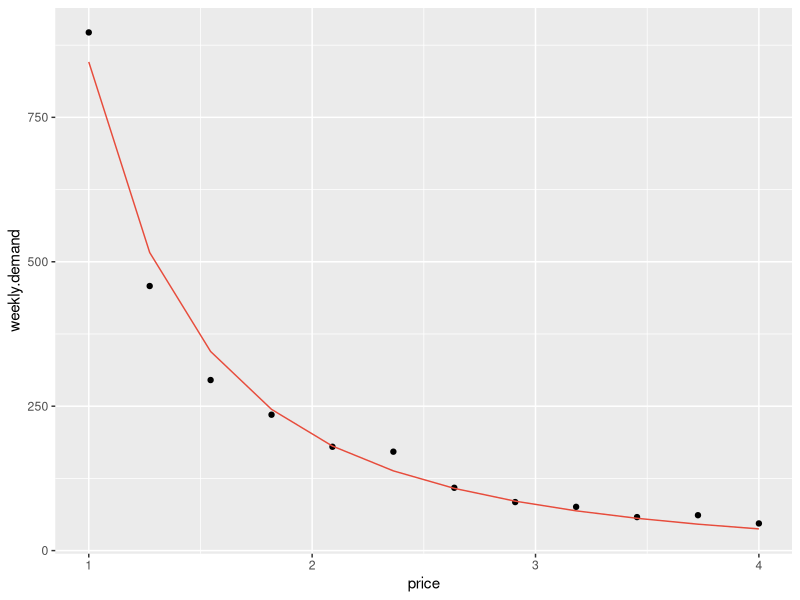
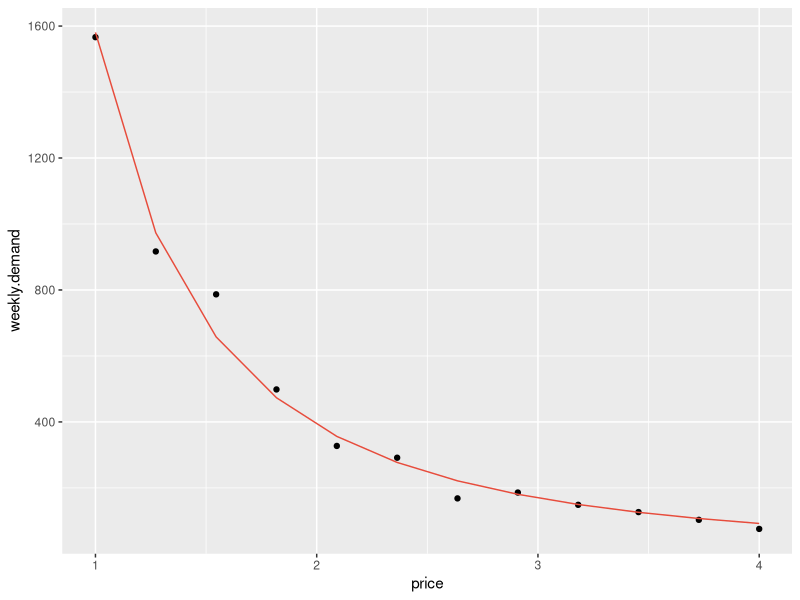
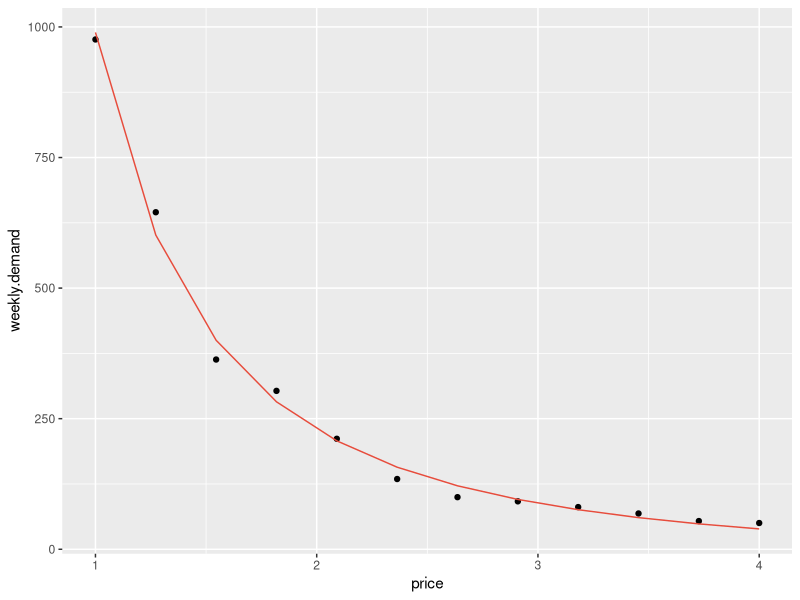
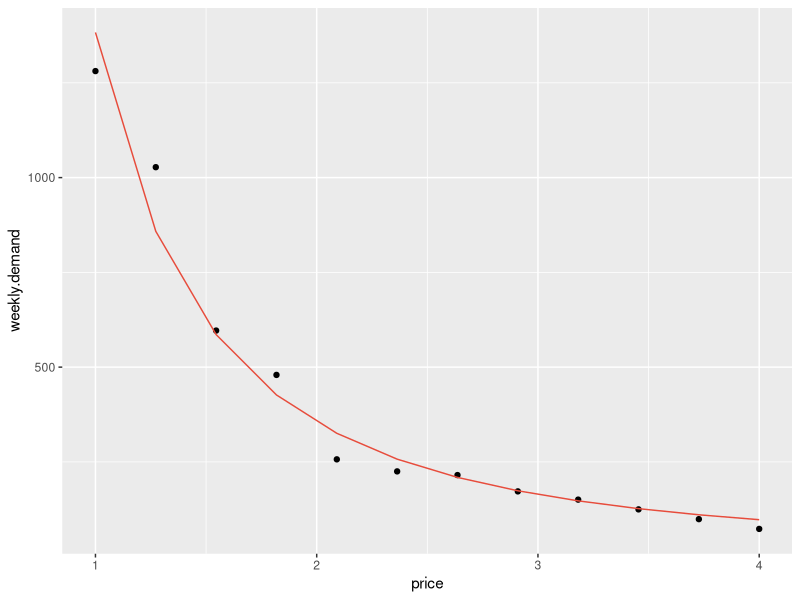
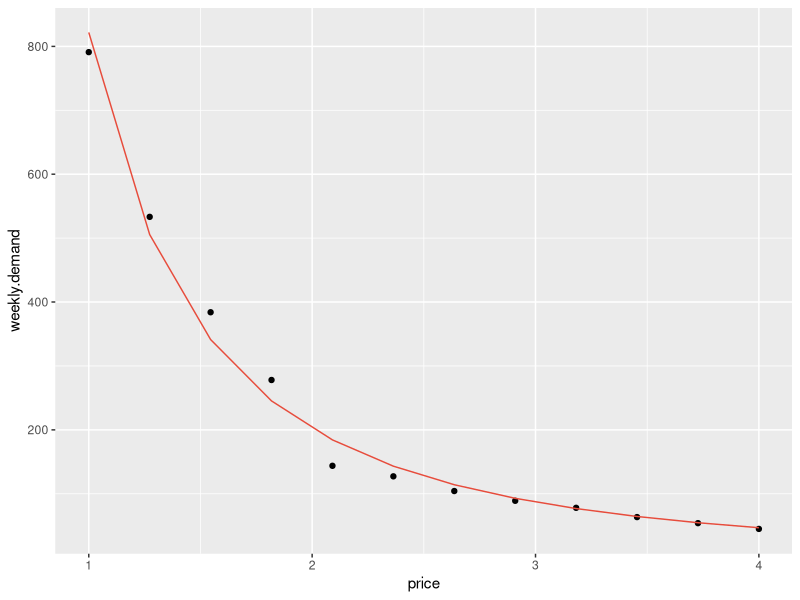
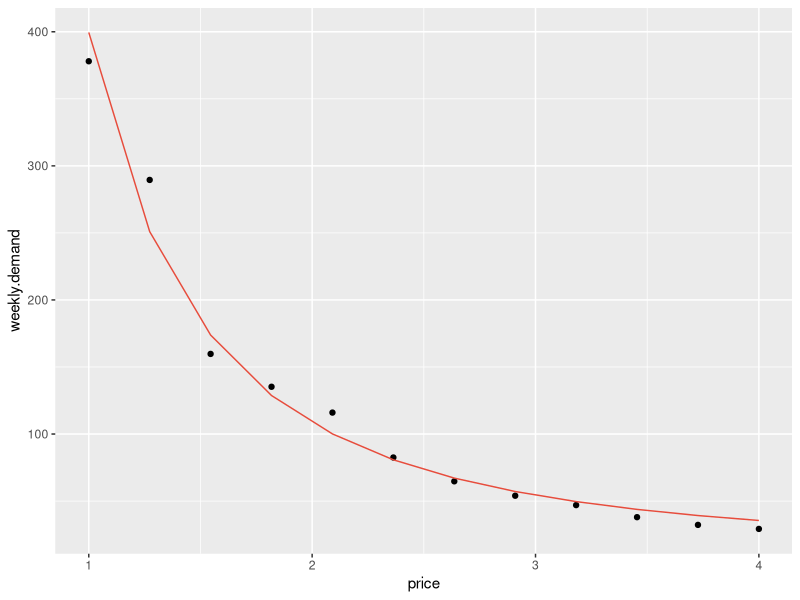
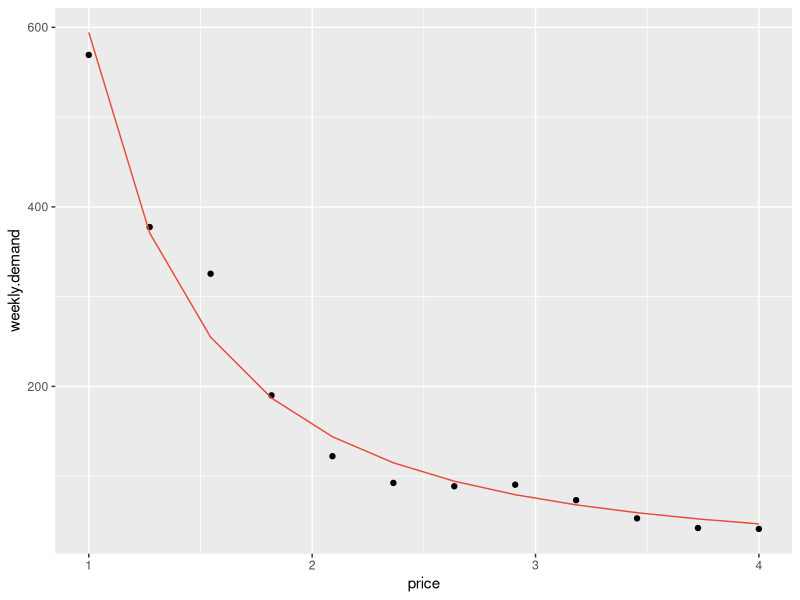
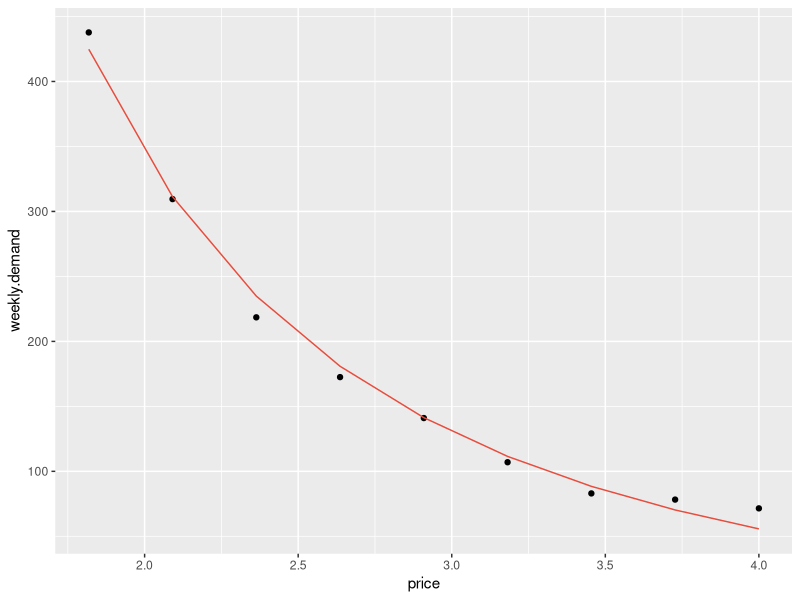

These figures' R source, in order:
library(dplyr)
library(ggplot2)
library(reshape2)

# Note: ORA is inflated
cwd <- getwd()
setwd('..')
ora <- read.csv('clean_demand/ora_demand.csv')
poj <- read.csv('clean_demand/poj_demand.csv')
roj <- read.csv('clean_demand/roj_demand.csv')
fcoj <- read.csv('clean_demand/fcoj_demand.csv')
setwd(cwd)
products <- c('ORA', 'POJ', 'ROJ', 'FCOJ')
regions <- sapply(unique(ora$region), as.character)

coef.fit.df <- data.frame(matrix(0, 28, 4))
colnames(coef.fit.df) <- c('intercept', 'c1', 'region', 'product')

x <- 1
i <- 1
total.SSE <- 0
for (df in list(ora, poj, roj, fcoj)) {
    j <- 1
    for (region in regions) {
        fit.df <- data.frame(
            weekly.demand=df[df$region == region, ]$demand / 4,
            price=df[df$region == region, ]$price)
        fit.df <- fit.df[fit.df$weekly.demand > 0, ]
        model <- lm(fit.df$weekly.demand ~ I(fit.df$price ^ (-2)))
        fit.df$pred <- predict(model)
        coef.fit.df[x, ] <- c(model$coef, regions[j], products[i])
        ggplot(fit.df, aes(x=price)) + geom_point(aes(y=weekly.demand)) +
            geom_line(aes(y=pred), colour='#e74c3c')
        ggsave(file=paste(
            'demand_curves/fitted_demand_', regions[j], '_',
            products[i], '.png', sep=''),
               width=10, height=6)
        total.SSE <- total.SSE +
            sum((fit.df$pred - fit.df$weekly.demand)^2)
        j <- j + 1
        x <- x + 1
    }
    i <- i + 1
}
total.SSE

write.csv(coef.fit.df, 'demand_fit_coefs.csv',
          quote=FALSE, row.names=FALSE)
